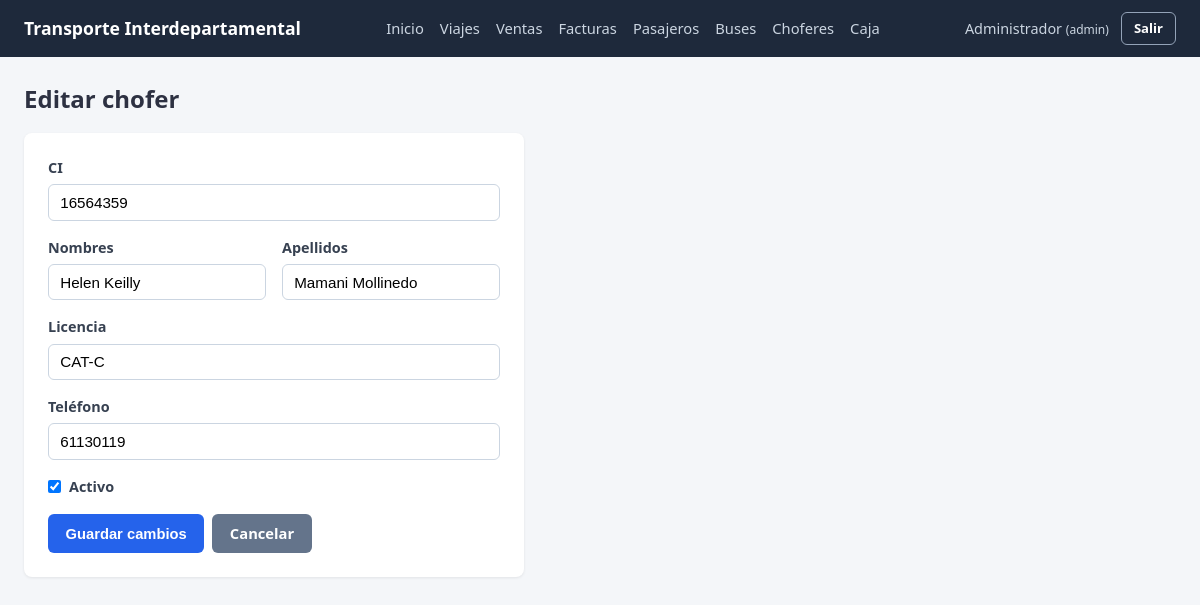
Screenshot of /choferes/editar/1 (signed in) with the database file from the repository.
### app/models/chofer.py (models this page shows, shortened)
class Chofer(db.Model):
    __tablename__ = "chofer"
    id_chofer = db.Column(db.Integer, primary_key=True, autoincrement=True)
    ci = db.Column(db.String(20), nullable=False, unique=True)
    nombres = db.Column(db.String(100), nullable=False)
    apellidos = db.Column(db.String(100), nullable=False)
    licencia = db.Column(db.String(30), nullable=False)
    telefono = db.Column(db.String(20))
    activo = db.Column(db.Boolean, nullable=False, default=True)
    viajes = db.relationship("Viaje", backref="chofer")

### app/routes/choferes.py (the view, shortened to what this page needs)
@choferes_bp.route("/editar/<int:id_chofer>", methods=["GET", "POST"])
@login_required
def editar(id_chofer):
    chofer = chofer_service.obtener_chofer(id_chofer)
    return render_template("choferes/editar.html", chofer=chofer)

### app/services/chofer_service.py (called while the page is built)
def obtener_chofer(id_chofer):
    return Chofer.query.get_or_404(id_chofer)

### app/utils/auth.py (called while the page is built)
def login_required(view_func):
    @wraps(view_func)
    def wrapper(*args, **kwargs):
        if "id_usuario" not in session:
            flash("Debes iniciar sesión para continuar.", "warning")
            return redirect(url_for("auth.login"))
        return view_func(*args, **kwargs)
    return wrapper

### templates/choferes/editar.html (shortened to what this page needs)
{% extends "base.html" %}
{% block content %}
<h2 class="mb-2">Editar chofer</h2>
<div class="card" style="max-width:500px;">
    <form method="POST">
        <div class="form-group">
            <label for="ci">CI</label>
            <input type="text" id="ci" name="ci" required maxlength="20" value="{{ chofer.ci }}">
        </div>
        <div class="form-row">
            <div class="form-group">
                <label for="nombres">Nombres</label>
                <input type="text" id="nombres" name="nombres" required maxlength="100" value="{{ chofer.nombres }}">
            </div>
            <div class="form-group">
                <label for="apellidos">Apellidos</label>
                <input type="text" id="apellidos" name="apellidos" required maxlength="100" value="{{ chofer.apellidos }}">
            </div>
        </div>
        <div class="form-group">
            <label for="licencia">Licencia</label>
            <input type="text" id="licencia" name="licencia" required maxlength="30" value="{{ chofer.licencia }}">
        </div>
        <div class="form-group">
            <label for="telefono">Teléfono</label>
            <input type="text" id="telefono" name="telefono" maxlength="20" value="{{ chofer.telefono or '' }}">
        </div>
        <div class="form-group checkbox-row">
            <input type="checkbox" id="activo" name="activo" {% if chofer.activo %}checked{% endif %}>
            <label for="activo" style="margin:0;">Activo</label>
        </div>
        <div class="btn-group">
            <button type="submit" class="btn btn-primary">Guardar cambios</button>
            <a href="{{ url_for('choferes.listar') }}" class="btn btn-secondary">Cancelar</a>
        </div>
    </form>
</div>
{% endblock %}

### static/css/style.css (style rules this page uses)
* { box-sizing: border-box; margin: 0; padding: 0; }
body { font-family: 'Segoe UI', Tahoma, Geneva, Verdana, sans-serif; background-color: #f4f6f9; color: #2d3142; line-height: 1.5; }
a { color: #2563eb; text-decoration: none; }
.card { background: #fff; border-radius: 8px; box-shadow: 0 1px 3px rgba(0,0,0,0.08); padding: 1.5rem; margin-bottom: 1.5rem; }
.form-group { margin-bottom: 1rem; }
label { display: block; margin-bottom: 0.35rem; font-weight: 600; font-size: 0.9rem; color: #374151; }
input, select, textarea { width: 100%; padding: 0.55rem 0.7rem; border: 1px solid #cbd5e1; border-radius: 6px; font-size: 0.95rem; background-color: #fff; }
.form-row { display: flex; gap: 1rem; flex-wrap: wrap; }
.form-row > .form-group { flex: 1; min-width: 180px; }
.checkbox-row { display: flex; align-items: center; gap: 0.5rem; }
.checkbox-row input { width: auto; }
.btn { display: inline-block; padding: 0.55rem 1.1rem; border: none; border-radius: 6px; font-size: 0.92rem; font-weight: 600; cursor: pointer; text-align: center; transition: background 0.15s ease; }
.btn-primary { background-color: #2563eb; color: #fff; }
.btn-secondary { background-color: #64748b; color: #fff; }
.btn-group { display: flex; gap: 0.5rem; flex-wrap: wrap; }
.mb-2 { margin-bottom: 1rem; }

### rows the page displays
Chofer: ci "16564359", nombres "Helen Keilly", apellidos "Mamani Mollinedo", licencia "CAT-C", telefono "61130119", activo "☑"

### other values shown
{{ session.nombre }} "Administrador"
{{ session.rol }} "admin"
